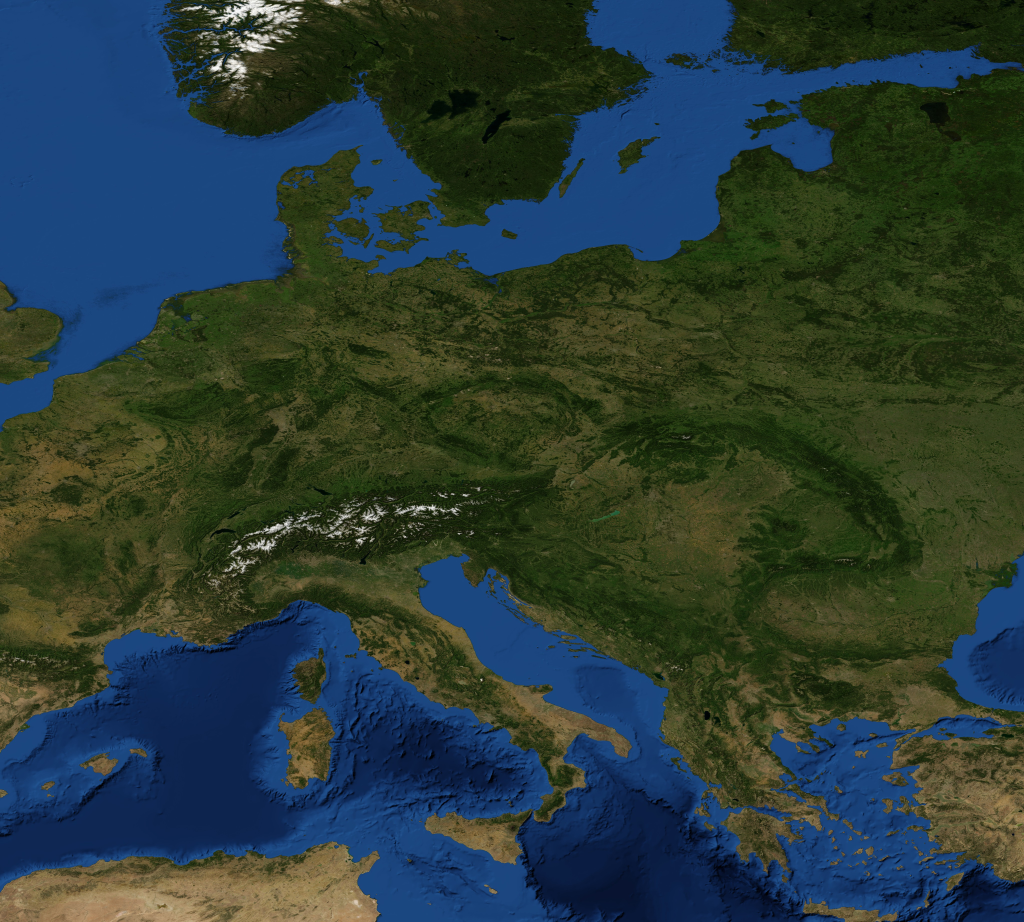
#> input picture Assets/GlobeView/Resources/Earth/detail.jpg, 4096 x 3686 px, given in place of day_21600.jpg, which was not available (shown at 1/4 size)
$ python prep_textures.py ../Assets/GlobeView/Resources/Earth/detail.jpg ../Assets/GlobeView/Resources/Earth/detail_coast.png
#> lines starting #> are read from the running program, lines starting #| are printed output that depends on the picture; pictures that were not available may be replaced by others from this repository, and a replacement may not be noted
import sys
from PIL import Image

Image.MAX_IMAGE_PIXELS = None
src, out = sys.argv[1], sys.argv[2]

def save(img, name):
    img.convert("RGB").save(f"{out}/{name}", quality=92, optimize=True)
    print(name, img.size)

with Image.open(f"{src}/day_21600.jpg") as im:
#> im is the input picture: PIL image 4096x3686 RGB; mean R, G, B 41.9, 59.6, 57.1
    save(im.resize((8192, 4096), Image.LANCZOS), "day.jpg")
#> in save, `img.convert("RGB").save(f"{out}/{name}", quality=92, optimize=True)`:
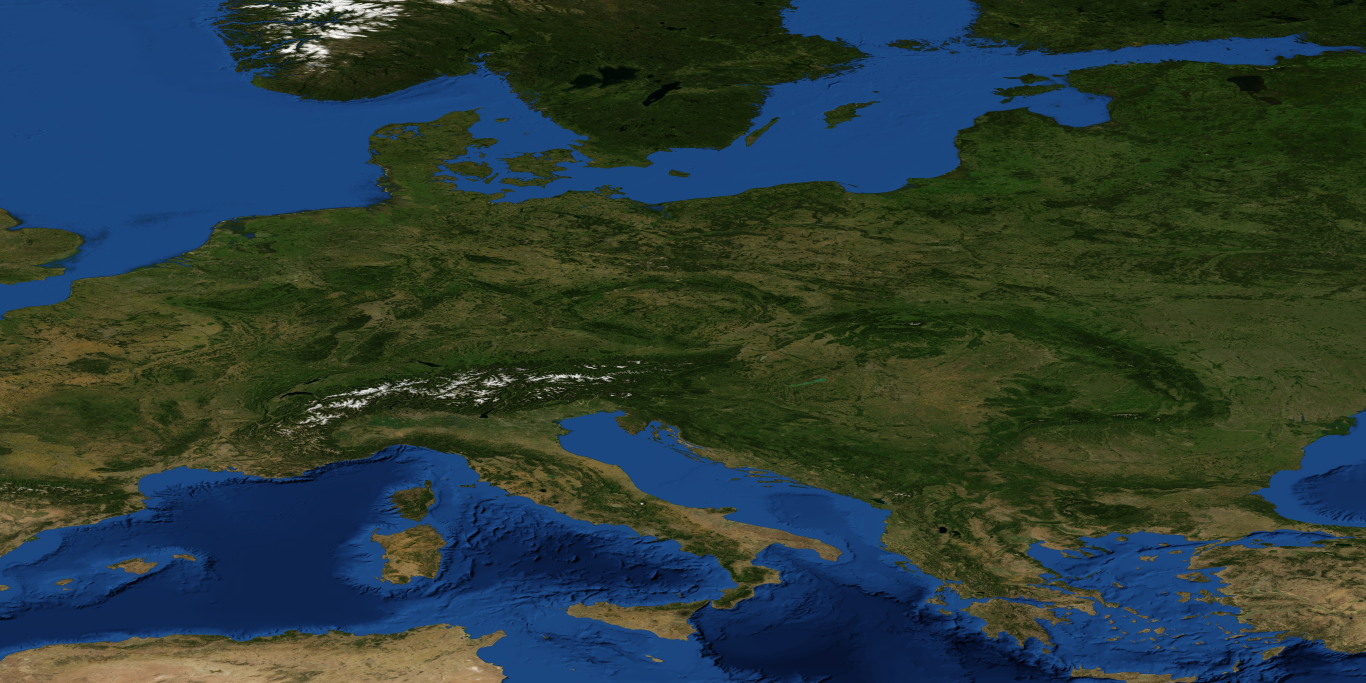
#> saved as day.jpg: PIL image 8192x4096 RGB (shown at 1/6 size); mean R, G, B 41.9, 59.6, 57.1
#| day.jpg (8192, 4096)

with Image.open(f"{src}/night_3km.jpg") as im:
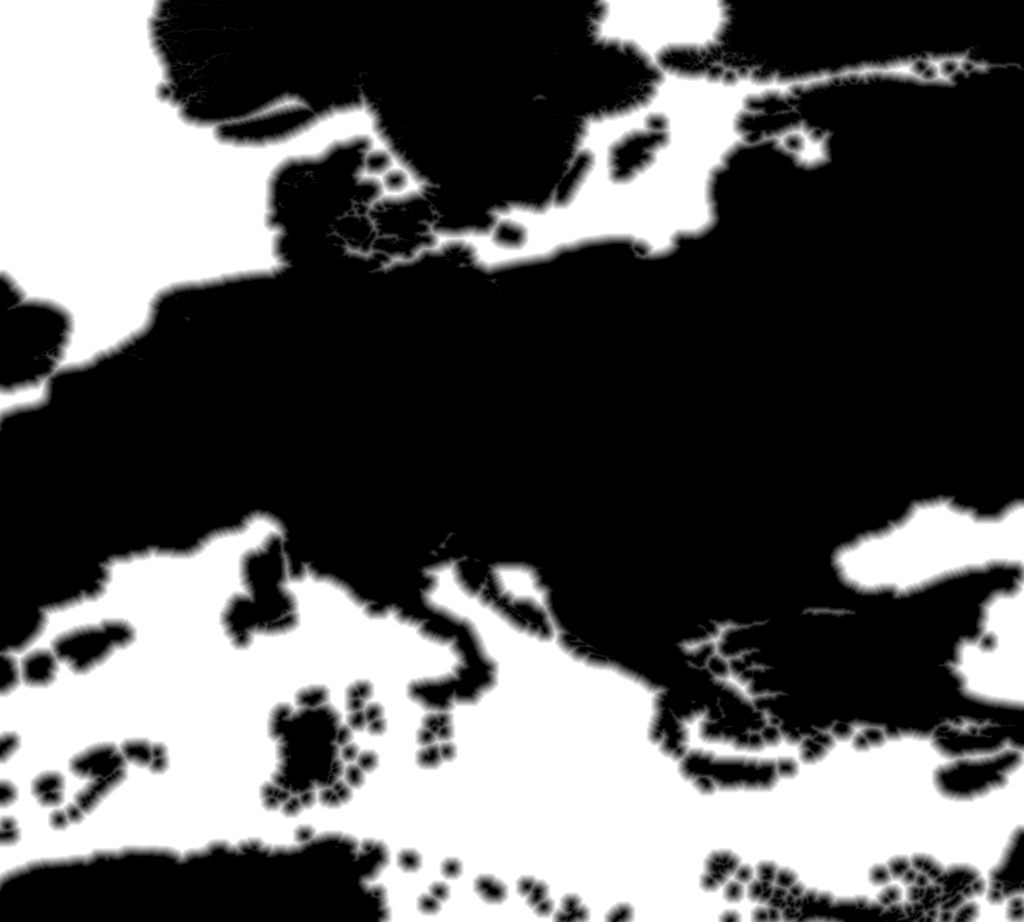
#> input picture Assets/GlobeView/Resources/Earth/detail_coast.png, 4096 x 3686 px, given in place of night_3km.jpg, which was not available (shown at 1/4 size)
#> im is the input picture: PIL image 4096x3686 L; min 0, max 255, mean 92.6
    save(im.resize((8192, 4096), Image.LANCZOS), "night.jpg")
#> call 2 of save, with name = 'night.jpg'
#> in save (call 2), `img.convert("RGB").save(f"{out}/{name}", quality=92, optimize=True)`:
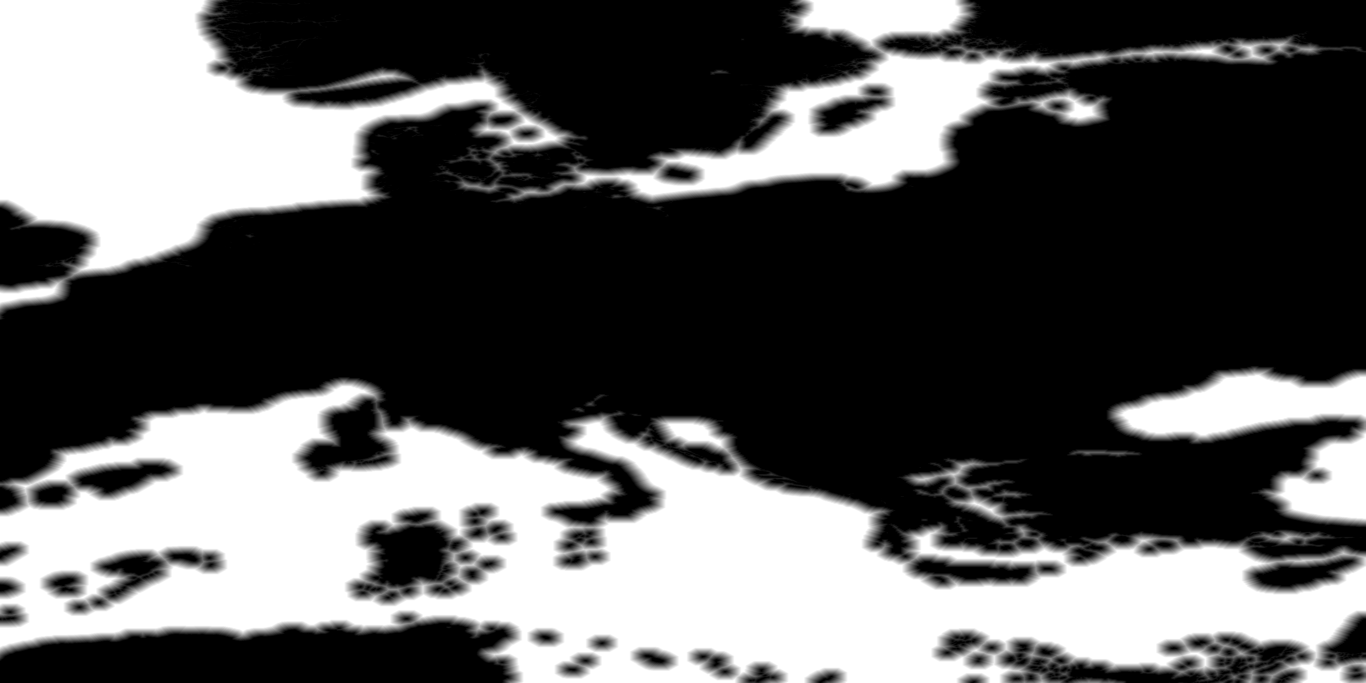
#> saved as night.jpg: PIL image 8192x4096 RGB (shown at 1/6 size); min 0, max 255, mean 92.6
#| night.jpg (8192, 4096)
